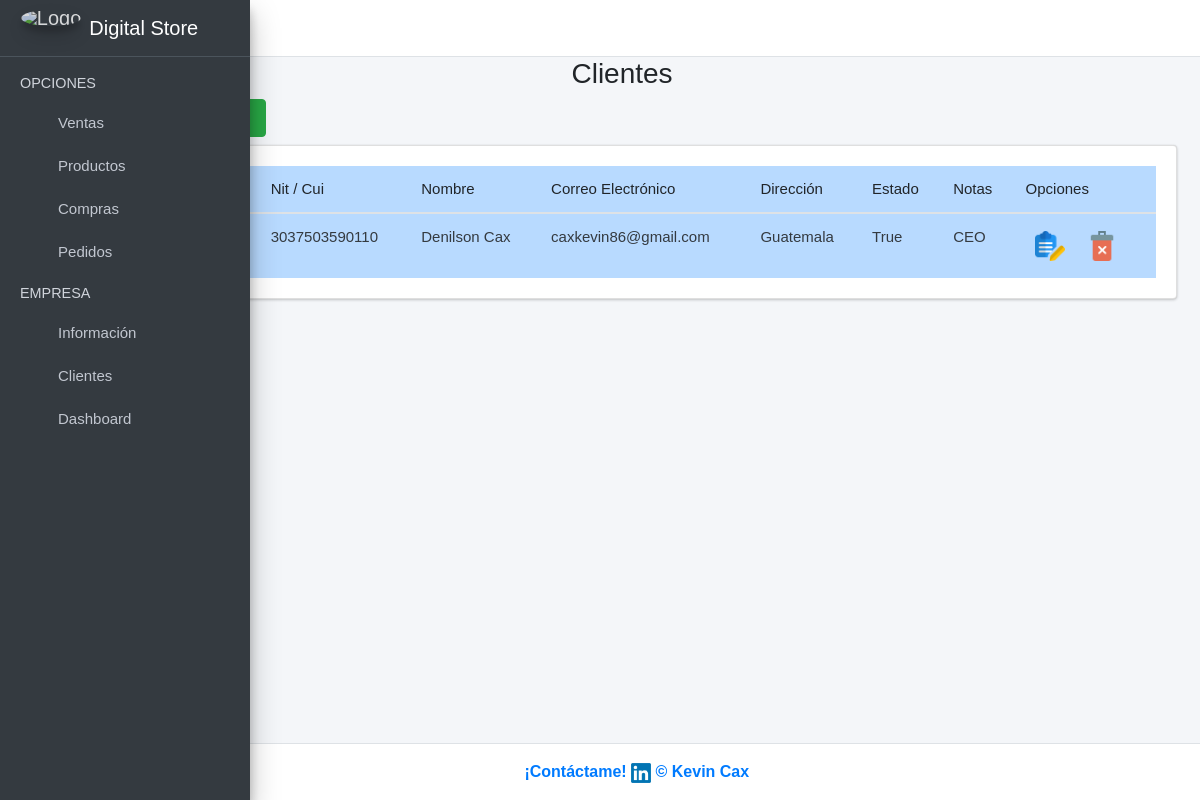
/clientes/, run on the app's committed database.
### ventas/models.py (models this page shows, shortened)
class Cliente(models.Model):
    codigo = models.CharField(max_length=50, unique=True, null=False, blank=True, default='0')
    nit_Cui = models.CharField(max_length=200, unique=True, null=False, blank=False)
    nombre = models.CharField(max_length=200, null=True, blank=True)
    correoElectronico = models.EmailField(max_length=200, null=True, blank=True)
    direccion = models.CharField(max_length=200, null=True, blank=True)
    estado = models.BooleanField(default=True)
    notas = models.TextField(blank=True, null=True)
    create = models.DateTimeField(auto_now_add=True)
    update = models.DateTimeField(auto_now_add=True)
    class Meta:
        verbose_name = 'clientes'
        verbose_name_plural = 'clientes'

### ventas/views.py (the view)
# urls.py: path('clientes/', views.clientes_view, name='Clientes'),
def clientes_view(request):
    clientes = Cliente.objects.all()
    form_personal = AddClienteForm()
    form_editar = EditarClienteForm()
    context = {
        'clientes': clientes,
        'form_personal': form_personal,
        'form_editar': form_editar
    }
    return render(request, 'clientes.html', context)

### ventas/templates/clientes.html (shortened to what this page needs)
{% extends "base.html" %}
{% load static %}
{% load widget_tweaks %}
{% block content %}
<link rel="stylesheet" href="{% static 'index/css/b4.css' %}">
<div class="row">
    <div class="col-md-12">
        <h3 class="text-center">Clientes   <i class="fas fa-users"></i></h3>
        <div class="col-md-3 pb-2">
            <a href="#AgregarPersonalModal"
                data-toggle="modal" data-dismiss="modal">
                <button type="button" class="btn btn-success">
                    <i class="fas fa-plus-circle"></i>
                </button>
            </a>
        </div>
        <div class="card card-body" style="overflow:scroll">
            <table class="table table-hover table-primary" id="myTable">
                <thead>
                    <tr>
                        <th># ID</th>
                        <th>Código</th>
                        <th>Nit / Cui</th>
                        <th>Nombre</th>
                        <th>Correo Electrónico</th>
                        <th>Dirección</th>
                        <th>Estado</th>
                        <th>Notas</th>
                        <th>Opciones</th>
                    </tr>
                </thead>
                <tbody class="text-dark">
                    {% for i in clientes %}
                    <tr>
                        <td>{{i.id}}</td>
                        <td>{{i.codigo}}</td>
                        <td>{{i.nit_Cui}}</td>
                        <td>{{i.nombre}}</td>
                        <td>{{i.correoElectronico}}</td>
                        <td>{{i.direccion}}</td>
                        <td>{{i.estado}}</td>
                        <td>{{i.notas}}</td>
                        <td>
                            <button onclick="editarPersonal('{{i.id}}', '{{i.nombre}}', '{{i.correoElectronico}}', '{{i.direccion}}', '{{i.estado}}', '{{i.notas}}')" class="btn btn-dark-outline btn-sm" data-toggle="modal" href="#EditarPersonalModal">
                                <img src="{% static 'index/img/editar.png' %}" alt="Error" width="30">
                            </button>
                            <button onclick="eliminarPersonal('{{i.id}}')" class="btn btn-dark-outline btn-sm"
                                data-toggle="modal" href="#EliminarPersonalModal"><img
                                    src="{% static 'index/img/delete.png' %}" alt="Error" width="30"></button>
                        </td>
                    </tr>
                    {% endfor %}
                </tbody>
            </table>
        </div>
    </div>
</div>
{% endblock %}

### ventas/static/index/css/main.css (style rules this page uses)
table, th, td { font-weight: 100; font-size:15px; }
body { font-family: Arial, Helvetica, sans-serif !important; }

### data on the page
Cliente: nit_Cui "3037503590110", nombre "Denilson Cax", correoElectronico "caxkevin86@gmail.com", direccion "Guatemala", estado "True", notas "CEO"
